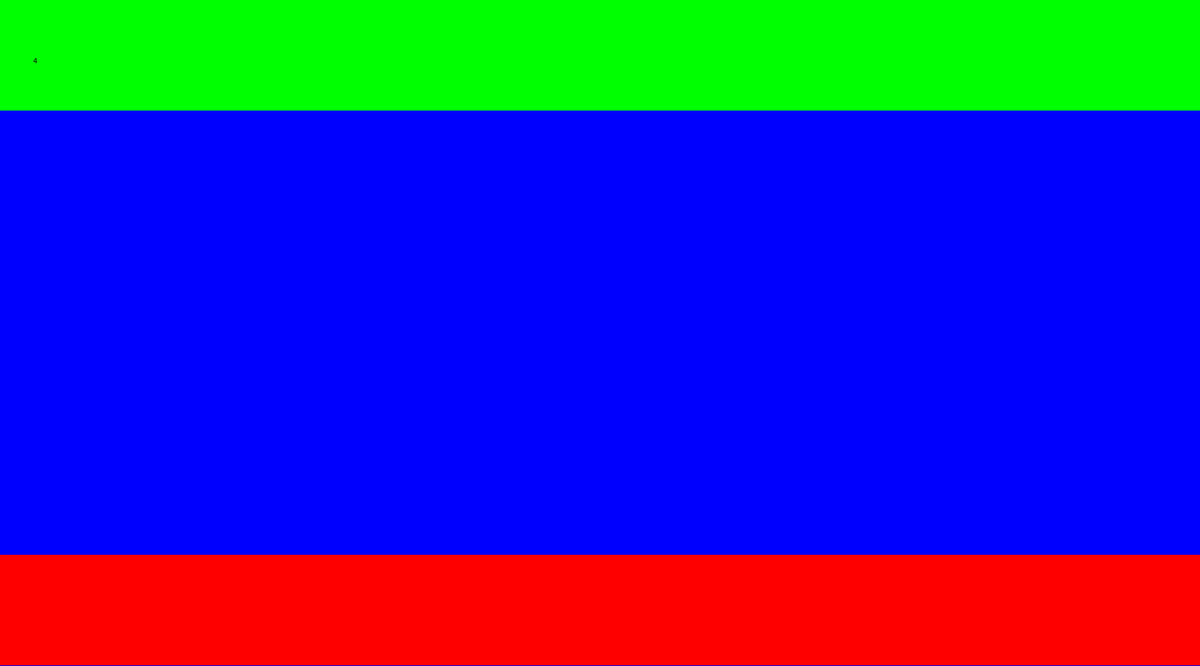
Frame 1 (no input)
Frame 60 (the mouse pressed at the canvas centre just before this capture): identical to frame 1, image omitted
Frame 120 (the mouse held since frame 60 and released just before this capture): identical to frame 1, image omitted

The Processing sketch that drew this single still picture (run headless with seeded random() and noise(); from frame 60 on, the mouse is pressed at the canvas centre):

// Processing sketch: sketch_16_game
// ── sketch_16_game.pde
IntList vals;
int size = 4;
int swstore1 = 0;
int swstore2 = 0;
int x = 0;
int y = 0;
int z = 1;
boolean edit = false;
String Piece = "Setup";
void setup(){
  vals = new IntList();
  size(1800,1000);
}
void draw(){
  if(Piece == "Setup"){
    background(0,0,255);
    fill(0,255,0);
    noStroke();
    rect(0,0,width,height/6);
    fill(255,0,0);
    rect(0,5*height/6,width,height/6);
    fill(0);
    text(size,50,height/12+12);
    if(mousePressed){
      if(mouseY < height/6){
        edit = true;
        size = 0;
      }
      else{
        edit = false;
        if(mouseY > 5*height/6){
          for(int i = 0; i < size*size-1; i++){
            vals.append(i+1);
          }
          vals.append(0);
          Piece = "Play";
        }
      }
    }
  }
  else{
    for(int i = 0; i < size; i++){
      for(int j = 0; j < size; j++){
        if(vals.get(i+j*size) == 0){
          noStroke();
          fill(50);
        }
        else{
          stroke(200,0,0);
          fill(100);
          strokeWeight(80/size);
        }
        rect(i*width/size,j*height/size,width/size,height/size);
        if(vals.get(i+j*size) != 0){
          fill(255);
          text(vals.get(i+j*size),(i+0.5)*width/size,(j+0.5)*height/size);
        }
      }
    }
  }
}
void keyPressed(){
  if(edit == true){
    if(key >= 48 && key < 58){
      size *= 10;
      size += key-48;
    }
  }
  else{
    if(key == '+'){
      z *= 1.1;
    }
    if(key == '-'){
      z *= 1.1;
    }
  }
}
void mousePressed(){
  if(Piece == "Play"){
    if(vals.get(floor(mouseX*size/height)+size*floor(mouseY*size/height))+1 == 0){
    swstore1 = vals.get(floor(mouseX*size/height)+size*floor(mouseY*size/height));
    swstore2 = 0;
    for(int i = 0; i < size; i++){
      for(int j = 0; j < size; j++){
        if(vals.get(i+size*j) == 0){
          swstore2 = i+size*j;
        }
      }
    }
    vals.set(floor(mouseX*size/height)+size*floor(mouseY*size/height),0);
    vals.set(swstore2,swstore1);
  }
  }
}
